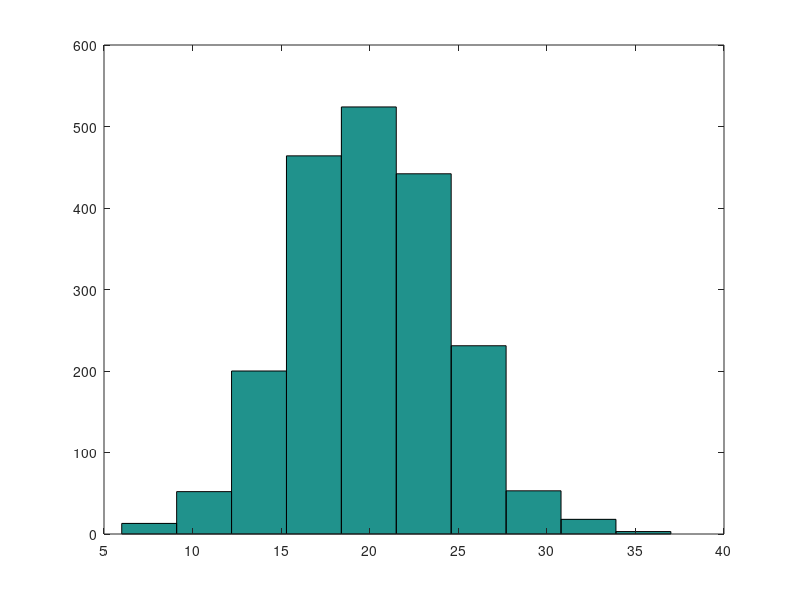

Reproduce this figure in MATLAB. (Note: this script raises an error after producing the figure.)
clear all 
close all

i = 1.;
p = 0.2;
num_pts = 2000;

% Exercise:
% Simulate 100 coin tosses where the probability of heads
% is p. Do this num_pts many times and plot the histogram
% of the number of heads.

% Now compare to binomial distribution
for N = 100
    % R = binord(N, p, num_pts); % newer matlab
    R = random('bino', N, p, [num_pts, 1]);
    figure
    I = R*i;
    hist(I)
    m = N*p; % mean
    s = sqrt(N*p*(1-p)); % standard dev.
    vline([m, m+3*s, m-3*s])
end
